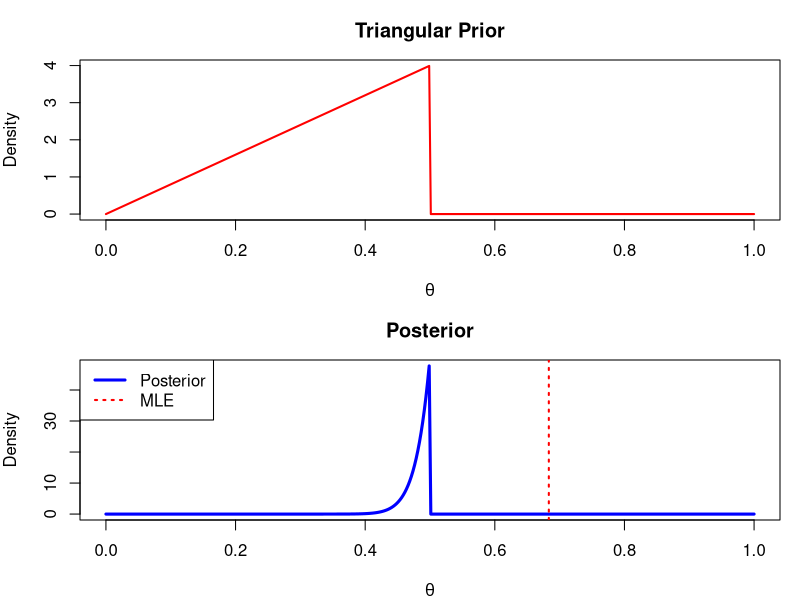

Source code (R):
T <- 60 # number of trials
theta <- 0.7 # true parameter value
y <- rbinom(T, size = 1, prob = theta) # simulate data
ST <- sum(y) # number of successes

x <- seq(0, 1, length.out = 400) # grid of theta values

prior_vals <- ifelse(x >= 0 & x <= 0.5, 8 * x, 0) # prior triangular

lik_vals <- dbeta(x, ST + 1, T - ST + 1) # likelihood (Beta)

# Compute normalising constant C using incomplete beta
a <- ST + 2
b <- (T - ST + 1)
z <- 0.5
C_partial <- pbeta(z, a, b) * beta(a, b)
C <- 8 * C_partial

# Compute posterior (analytic normalisation)
post_vals_analytic <- ifelse(x <= 0.5, (8 * x * x^ST * (1-x)^(T-ST)) / C, 0)

mle <- ST / T # maximum likelihood estimate for plotting purposes

# Plot prior and posterior
par(mfrow = c(2, 1), mar = c(4, 4, 3, 1))

# Plot prior
plot(x, prior_vals,
     type = "l",
     col = "red",
     lwd = 2,
     main = "Triangular Prior",
     xlab = expression(theta),
     ylab = "Density")

# Plot posterior (analytic normalization)
plot(x, post_vals_analytic,
     type = "l",
     col = "blue",
     lwd = 3,
     main = "Posterior",
     xlab = expression(theta),
     ylab = "Density")
abline(v = mle, col = "red", lwd = 2, lty = 3)
legend("topleft",
       legend = c("Posterior", "MLE"),
       col = c("blue", "red"),
       lty = c(1, 3),
       lwd = c(3, 2))
